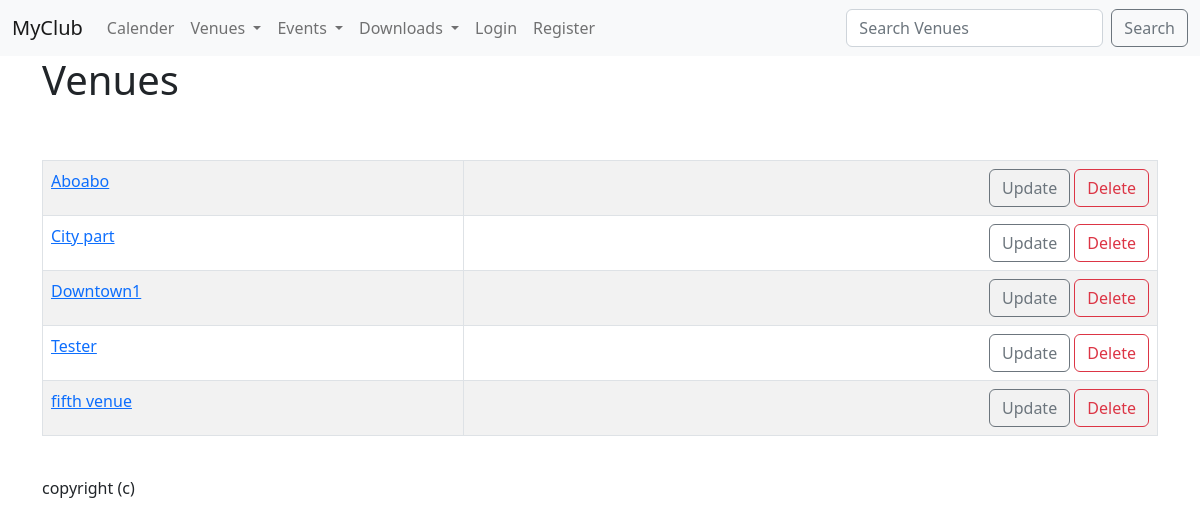
Screenshot of /list_venues with the database file from the repository.
### events/models.py (models this page shows)
class Venue(models.Model):
    name = models.CharField(max_length=120)
    address = models.CharField(max_length=120)
    zip_code =models.CharField(max_length=15)
    phone = models.CharField(max_length=25, blank= True)
    web = models.URLField("Website Address", blank=True)
    email_address = models.EmailField("Email Address", blank=True)
    def __str__(self):
        return self.name

### events/views.py (the view)
# urls.py: path('list_venues', views.list_venues, name='list-venues'),
def list_venues(request):
    venue_list= Venue.objects.all().order_by('name')
    return render(request, 'events/venues.html',
        {'venue_list':venue_list})

### events/templates/events/venues.html
{% extends 'events/base.html' %}
{% block content %}
        <table class="table table-striped table-hover table-bordered" >
            <h1>Venues</h1>
            <br>
            {% for venue in venue_list %}
                <tr>
                    <td>
                        <a href="{% url 'show-venue' venue.id %}">{{ venue }}</a><br>
                    </td>
                    <td align="right">
                        <a href="{% url 'update-venue' venue.id %}" class="btn btn-outline-secondary">Update</a>
                        <a href="{% url 'delete-venue' venue.id %}" class="btn btn-outline-danger">Delete</a>
                    </td>
                </tr>
            {% endfor %}
     <br>
        </table>
        <br>
        copyright (c) {{ current_year}}
{% endblock %}

### rows the page displays
Venue: name "Aboabo"
Venue: name "City part"
Venue: name "Downtown1"
Venue: name "Tester"
Venue: name "fifth venue"
